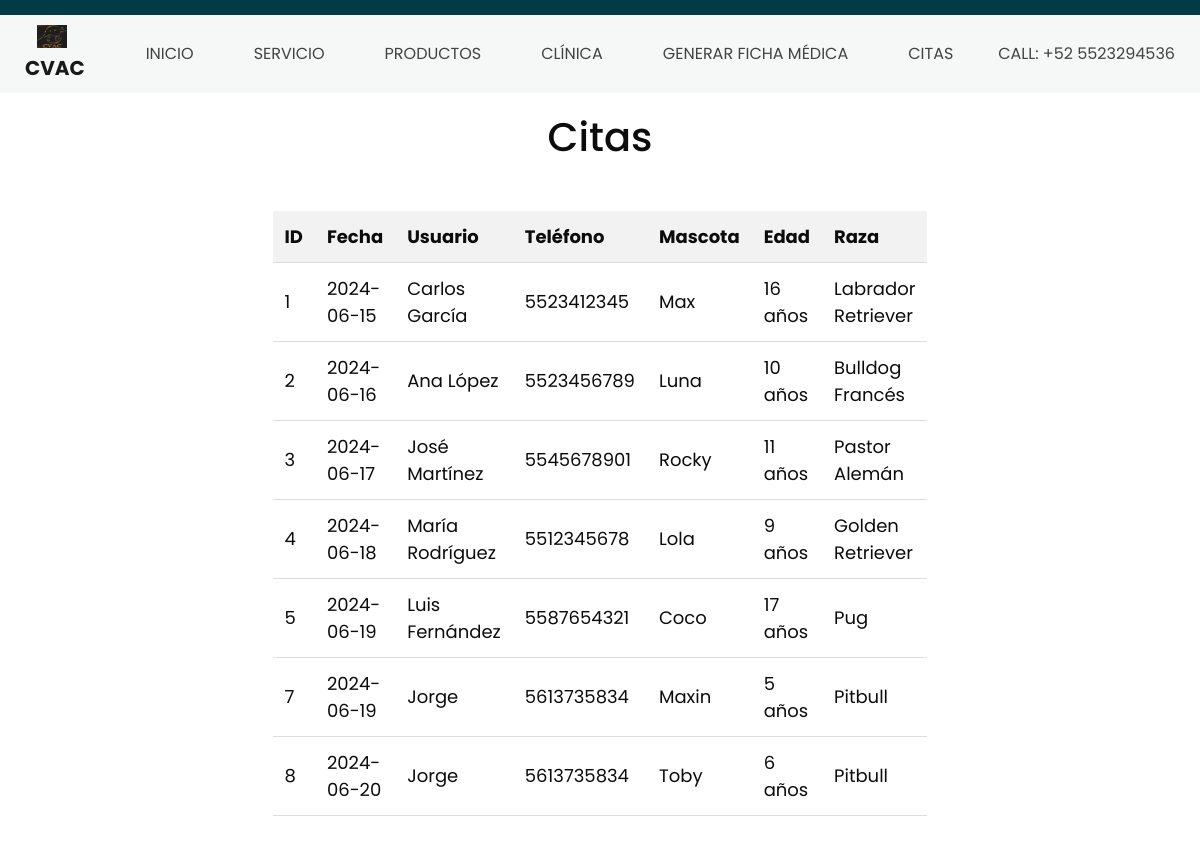
The page /buscar.php on the database its author committed.
### tables this page shows
CREATE TABLE `cita` (
  `id` int(11) NOT NULL,
  `fecha` date NOT NULL,
  `usuario` int(11) NOT NULL,
  `paciente` varchar(60) NOT NULL,
  `edad` int(11) NOT NULL,
  `raza` varchar(60) NOT NULL
);

CREATE TABLE `usuario` (
  `id` int(11) NOT NULL,
  `nombre` varchar(50) NOT NULL,
  `telefono` bigint(20) NOT NULL,
  `email` varchar(50) NOT NULL,
  `mensaje` text NOT NULL
);

### buscar.php (the view, shortened to what this page needs)
<!DOCTYPE html>
<html lang="es-MX">
<head>
    <head>
        <link rel="stylesheet" type="text/css" href="https://cdnjs.cloudflare.com/ajax/libs/OwlCarousel2/2.1.3/assets/owl.carousel.min.css" />
        <link rel="stylesheet" type="text/css" href="css/bootstrap.css" />
        <link href="css/style.css" rel="stylesheet" />
        <link href="css/responsive.css" rel="stylesheet" />
        <link rel="stylesheet" href="css/style-table.css">
    </head>
</head>
<body>
    <div class="hero_area">
        <header class="header_section">
            <div class="container-fluid">
                <nav class="navbar navbar-expand-lg custom_nav-container ">
                    <a class="navbar-brand" href="index.html">
                        <img src="images/logo.jpg" alt="">
                        <span>
                            CVAC
                        </span>
                    </a>
                    <div class="collapse navbar-collapse" id="navbarSupportedContent">
                        <div class="d-flex mx-auto flex-column flex-lg-row align-items-center">
                            <ul class="navbar-nav  ">
                                <li class="nav-item active">
                                    <a class="nav-link" href="index.html">Inicio <span class="sr-only">(current)</span></a>
                                </li>
                                <li class="nav-item">
                                    <a class="nav-link" href="service.html">servicio </a>
                                </li>
                                <li class="nav-item">
                                    <a class="nav-link" href="pet.html">Productos </a>
                                </li>
                                <li class="nav-item">
                                    <a class="nav-link" href="clinic.html"> Clínica</a>
                                </li>
                                <li class="nav-item">
                                    <a class="nav-link" href="MedicalForm.html">Generar Ficha Médica</a>
                                </li>
                                <li class="nav-item">
                                    <a class="nav-link" href="citas-usuario.php">Citas</a>
                                </li>
                            </ul>
                        </div>
                        <div class="quote_btn-container  d-flex justify-content-center">
                            <a href="https://wa.me/525523294536" target="_blank">
                                Call: +52 5523294536
                            </a>
                        </div>
                    </div>
                </nav>
            </div>
        </header>
</body>
<div class="nombre-pagina">
    <h1>Citas</h1>
</div>
</html>
<?php
$connection = conexion();
$query = "SELECT
            cita.id AS cita_id,
            cita.fecha AS fecha_cita,
            usuario.nombre AS nombre_usuario,
            usuario.telefono AS telefono_usuario,
            cita.paciente AS nombre_mascota,
            cita.edad AS edad_mascota,
            cita.raza AS raza_mascota
        FROM
            cita
        JOIN
            usuario ON cita.usuario = usuario.id;";
$result = mysqli_query($connection, $query);
if ($result) {
    if (mysqli_num_rows($result) > 0) {
        echo "<div class='table-container'>";
        echo "<table>";
        echo "<tr>";
        echo "<th>ID</th>";
        echo "<th>Fecha</th>";
        echo "<th>Usuario</th>";
        echo "<th>Teléfono</th>";
        echo "<th>Mascota</th>";
        echo "<th>Edad</th>";
        echo "<th>Raza</th>";
        echo "</tr>";
        while ($column = mysqli_fetch_array($result)) {
            echo "<tr>";
            echo "<td>" . $column['cita_id'] . "</td>";
            echo "<td>" . $column['fecha_cita'] . "</td>";
            echo "<td>" . $column['nombre_usuario'] . "</td>";
            echo "<td>" . $column['telefono_usuario'] . "</td>";
            echo "<td>" . $column['nombre_mascota'] . "</td>";
            echo "<td>" . $column['edad_mascota'] . " años</td>";
            echo "<td>" . $column['raza_mascota'] . "</td>";
            echo "</tr>";
        }
        echo "</table>";
        echo "</div>";
    } else {
        echo "No se encontraron resultados.";
    }
} else {
    echo "Error en la consulta: " . mysqli_error($connection);
}
?>

### css/style.css (style rules this page uses)
body { font-family: "Poppins", sans-serif; color: #0c0c0c; background-color: #ffffff; }
.hero_area { height: 98vh; position: relative; }
.hero_area::before { content: ""; position: absolute; width: 100%; height: 15px; background-color: #023b48; }
.header_section { background-color: #f6f8f7; padding-top: 15px; }
.header_section .container-fluid { padding-right: 25px; padding-left: 25px; }
.header_section .quote_btn-container a { color: #434242; text-transform: uppercase; }
.custom_nav-container.navbar-expand-lg .navbar-nav .nav-link { padding: 10px 30px; color: #434242; text-align: center; text-transform: uppercase; }
a, a:hover, a:focus { text-decoration: none; }
.navbar-brand, .navbar-brand:hover { text-transform: uppercase; font-weight: bold; font-size: 24px; color: #fafcfd; }
.navbar-brand { display: -webkit-box; display: -ms-flexbox; display: flex; -webkit-box-align: center; -ms-flex-align: center; align-items: center; -webkit-box-orient: vertical; -webkit-box-direction: normal; -ms-flex-direction: column; flex-direction: column; }
.navbar-brand img { width: 30px; margin-right: 5px; }
.navbar-brand span { font-size: 20px; font-weight: 700; color: #191919; margin-top: 5px; }
.custom_nav-container { z-index: 99999; padding: 5px 0; }

### css/style-table.css (style rules this page uses)
table { width: 50%; border-collapse: collapse; margin: 25px 0; font-size: 18px; text-align: left; }
th, td { padding: 12px; border-bottom: 1px solid #ddd; }
th { background-color: #f2f2f2; }
.table-container { display: flex; justify-content: center; align-items: center; margin: 25px auto; }
.nombre-pagina { text-align: center; margin-top: 20px; }

### rows shown on the page
cita: id "1", fecha "2024-06-15", usuario.nombre "Carlos García", usuario.telefono "5523412345", paciente "Max", edad "16", raza "Labrador Retriever"
cita: id "2", fecha "2024-06-16", usuario.nombre "Ana López", usuario.telefono "5523456789", paciente "Luna", edad "10", raza "Bulldog Francés"
cita: id "3", fecha "2024-06-17", usuario.nombre "José Martínez", usuario.telefono "5545678901", paciente "Rocky", edad "11", raza "Pastor Alemán"
cita: id "4", fecha "2024-06-18", usuario.nombre "María Rodríguez", usuario.telefono "5512345678", paciente "Lola", edad "9", raza "Golden Retriever"
cita: id "5", fecha "2024-06-19", usuario.nombre "Luis Fernández", usuario.telefono "5587654321", paciente "Coco", edad "17", raza "Pug"
cita: id "7", fecha "2024-06-19", usuario.nombre "Jorge", usuario.telefono "5613735834", paciente "Maxin", edad "5", raza "Pitbull"
cita: id "8", fecha "2024-06-20", usuario.nombre "Jorge", usuario.telefono "5613735834", paciente "Toby", edad "6", raza "Pitbull"
